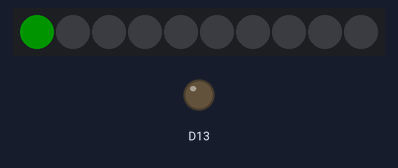
The sketch below on a simulated Adafruit Circuit Playground Express. Parts: 10 RGB LEDs in strip order, left to right, output pins drawn as LEDs (lit = HIGH). Dim RGB values are drawn brighter than linear.

Above: at 0.07 s.
At 0.5 s:
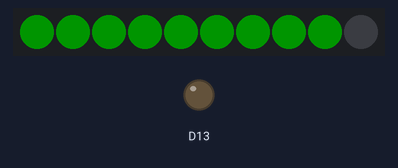

The sketch:

Sound_Meter_01.ino
```cpp
// ============================================================================
// Basique prototype of a sound meter based on CircuitPlayground Express.
// The target is simple: measure the ambiant sound level and - depending - of
// db value, the color of the leds change.
//
// Note: the mic on the CircuitPlayground is not of hi-quality so it's hard to
// have real low level values.
// ============================================================================

#include <Adafruit_CircuitPlayground.h>

#define NB_SAMPLE 25
float db_values_frame[NB_SAMPLE];

#define NB_LED 9
unsigned int r_value[NB_LED];
unsigned int g_value[NB_LED];
unsigned int b_value[NB_LED];

#define LOW_VALUE 60
#define HIGH_VALUE 67


unsigned int db_index;
unsigned int led_index;
unsigned long last_millis_graph = 0;
unsigned long last_millis_led = 0;


//#define _DEBUG_


void display_array()
{
  for (int i=0;i<NB_SAMPLE;i++)
  {
    Serial.print(db_values_frame[i]);
    Serial.print(" ");
    }
}


float parse_db_frame(float &mean, float &min, float &max)
{
  float mean_res = 0.0f;
  float min_res = 120.0f;
  float max_res = 0.0f;

  float total = 0.0f;
  for (int i=0;i<NB_SAMPLE;i++)
  {
    if (db_values_frame[i] < min_res)
      min_res = db_values_frame[i];

    if (db_values_frame[i] > max_res)
      max_res = db_values_frame[i];

    total += db_values_frame[i];
  }
  mean_res = (total/NB_SAMPLE);

  mean = mean_res;
  min = min_res;
  max = max_res;
}


void setup()
{
  // Initialize data
  memset(db_values_frame,0x00,sizeof(float)*NB_SAMPLE);
  db_index=0;
  led_index=0;

  memset(r_value,0x00,sizeof(unsigned int)*NB_LED);
  memset(g_value,0x00,sizeof(unsigned int)*NB_LED);
  memset(b_value,0x00,sizeof(unsigned int)*NB_LED);


  Serial.begin(115200);
  //while(!Serial) {;}

  CircuitPlayground.begin();
}


void loop()
{

  // Read the db value
  float db = CircuitPlayground.mic.soundPressureLevel(10);

  db_values_frame[db_index%NB_SAMPLE] = db;
  db_index = (db_index+1)%NB_SAMPLE;

  #ifdef _DEBUG_:
  // Update the graph every 250ms
  if (millis()-last_millis_graph > 250)
  {
    last_millis_graph = millis();
    float mean_db, min_db, max_db;
    parse_db_frame(mean_db, min_db, max_db);

    Serial.print("40,");
    Serial.print(LOW_VALUE);
    Serial.print(",");
    Serial.print(mean_db);
    Serial.print(",");
    Serial.print(HIGH_VALUE);
    Serial.println(",100");
  }
  #endif

  // Update LED value array
  if (millis()-last_millis_led > 50)
  {
    last_millis_led = millis();
    float mean_db, min_db, max_db;
    parse_db_frame(mean_db, min_db, max_db);
    unsigned int r_val, g_val, b_val;

    if (mean_db<=LOW_VALUE)
    {
      r_val=0;
      g_val=255;
      b_val=0;
    }
    if (mean_db>LOW_VALUE && mean_db<HIGH_VALUE)
    {
      r_val=255;
      g_val=165;
      b_val=0;
    }
    if (mean_db>=HIGH_VALUE)
    {
      r_val=255;
      g_val=0;
      b_val=0;
    }

    r_value[led_index] = r_val;
    g_value[led_index] = g_val;
    b_value[led_index] = b_val;

    led_index = (led_index+1)%NB_LED;


    for (int i=0;i<NB_LED;i++)
      CircuitPlayground.setPixelColor(i,r_value[i],g_value[i],b_value[i]);


  }
}
```
